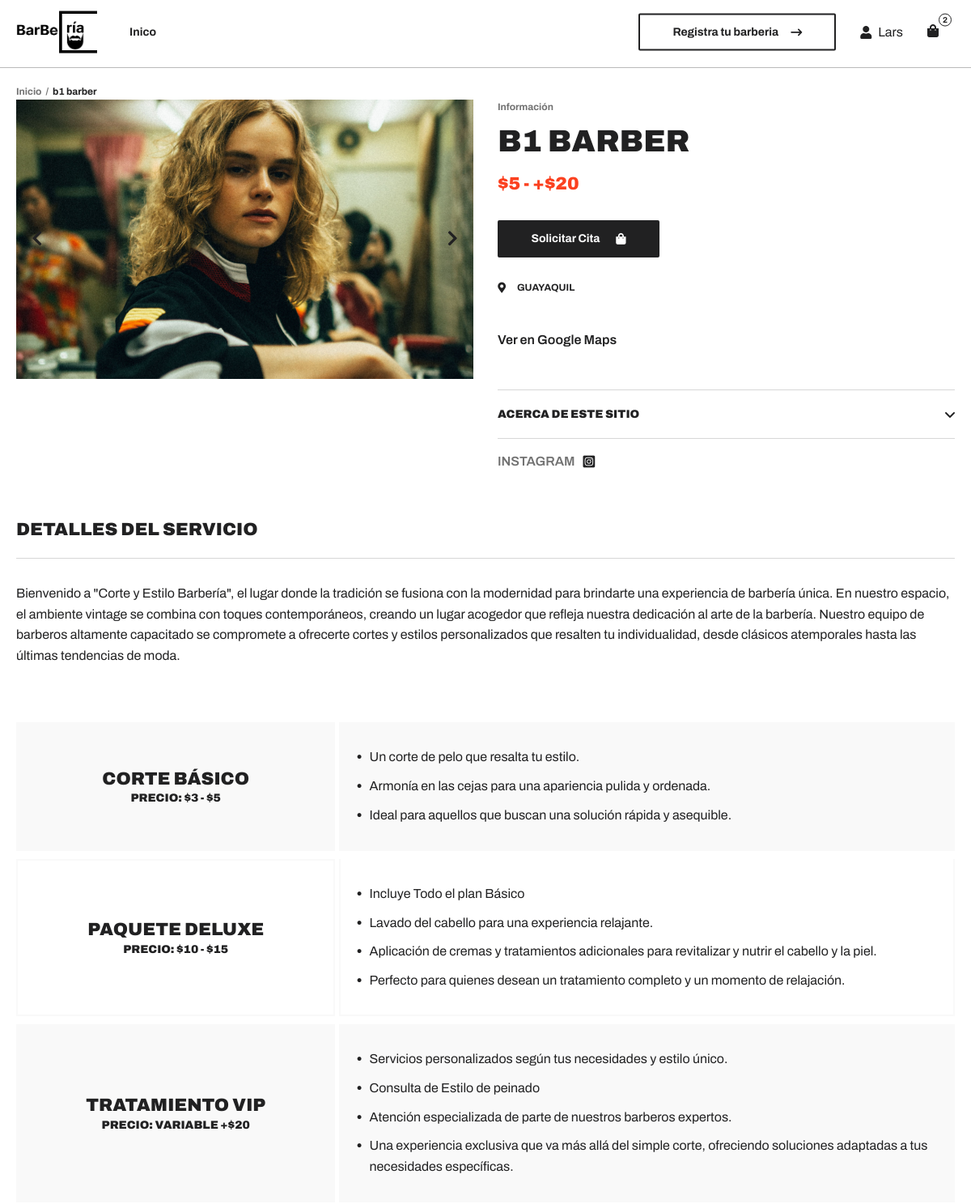
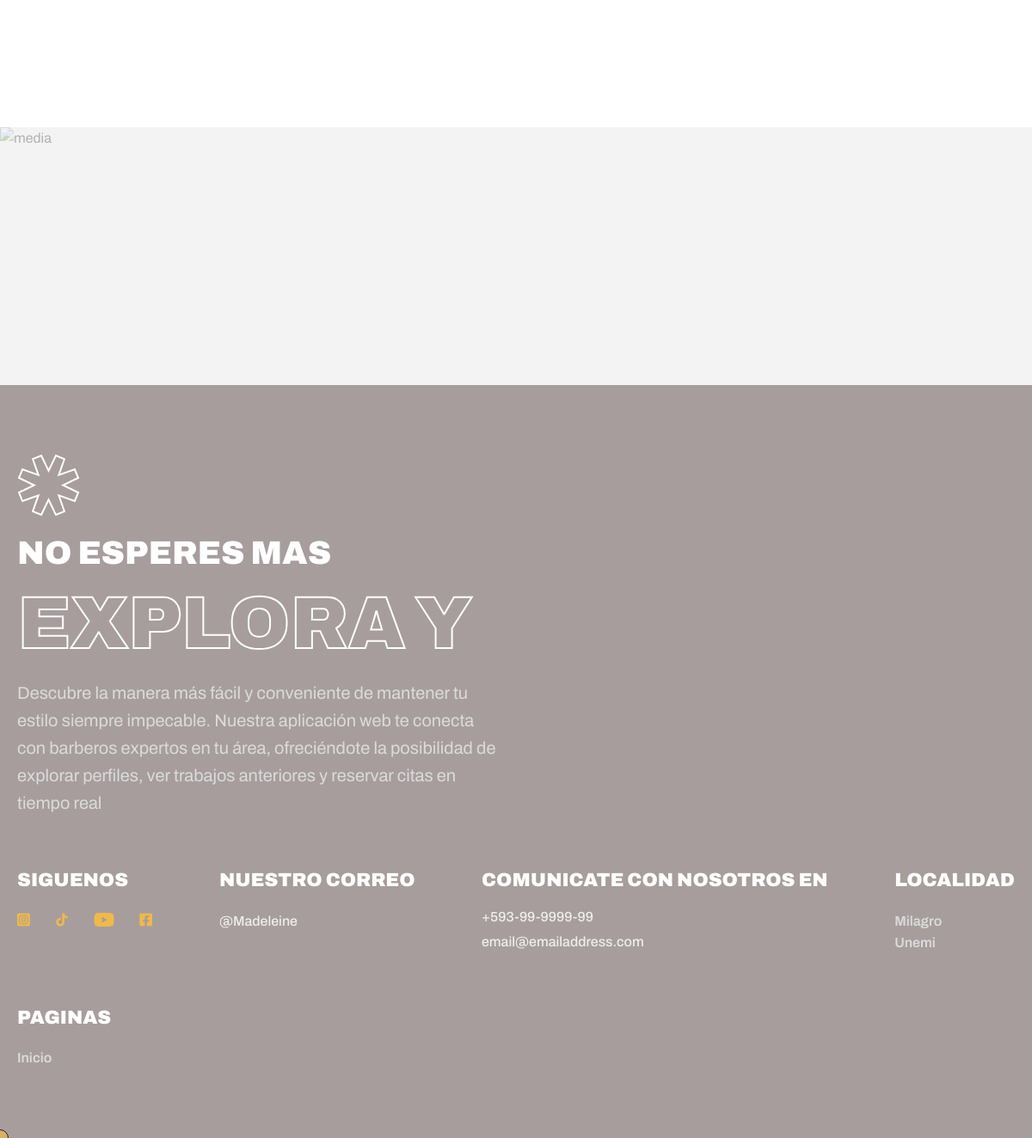
/perfil-barberia/17/ (signed in), run on the app's committed database (2 pictures, top to bottom).
### agendabarberia/models.py (models this page shows, shortened)
class Barberia(models.Model):
    imagen = models.ImageField(upload_to='barberia_images/')  # Guarda las imágenes en la carpeta 'barberia_images/'
    titulo = models.CharField(max_length=100)
    maps = models.CharField(max_length=100, default='https://maps.app.goo.gl/4Z6tBPcvjYrki5nK8')
    insta = models.CharField(max_length=100, default='https://www.instagram.com/')
    descripcion = models.TextField()
    ubicacion = models.CharField(max_length=200, choices=ciudad, default='*')
    numero_contacto = models.CharField(max_length=15)
    usuario = models.ForeignKey(User, on_delete=models.CASCADE, default=1)

### agendabarberia/views.py (the view)
# urls.py: path('perfil-barberia/<int:barberia_id>/', perfil_barberia, name='perfil-barberia'),
@login_required
def perfil_barberia(request, barberia_id):
    barberia = get_object_or_404(Barberia, pk=barberia_id)
    user = request.user
    citas = Cita.objects.filter(usuario=user)
    notificaciones_citas = citas.count()
    return render(request, 'perfil-barberia.html', {'barberia': barberia, 'notificaciones': notificaciones_citas})

### agendabarberia/templates/perfil-barberia.html (shortened to what this page needs)
{% load static %}
<!DOCTYPE html>
<html lang="en">
    <head>
        <link rel="stylesheet preload" as="style" href="{% static "css/preload.min.css" %}" />
        <link rel="stylesheet preload" as="style" href="{% static "css/icomoon.css" %}" />
        <link rel="stylesheet preload" as="style" href="{% static "css/libs.min.css" %}" />
        <link rel="stylesheet" href="{% static "css/product3.min.css" %}" />
    </head>
    <body>
        {% include 'components/navbar.html' %}
        <ul class="breadcrumbs">
            <li>
                <a class="link" href="{% url "barberias" %}">Inicio</a>
            </li>
            <li>
                <span>{{barberia.titulo}}</span>
            </li>
        </ul>
        <main class="item">
            <div class="container">
                <div class="item_wrapper">
                    <div class="media">
                        <div class="media_slider media_slider--single">
                            <div class="swiper-wrapper">
                                <div class="swiper-slide">
                                    <picture>
                                        <source
                                            data-srcset="{{barberia.imagen.url}}"
                                            srcset="{{barberia.imagen.url}}"
                                            type="image/webp"
                                        />
                                        <img
                                            class="lazy"
                                            data-src="{{barberia.imagen.url}}"
                                            src="{{barberia.imagen.url}}"
                                            alt="{{barberia.titulo}}"
                                        />
                                    </picture>
                                </div>
                            </div>
                            <div class="media_slider-nav d-flex justify-content-between align-items-center">
                                <a class="link swiper-button-prev" href="#"><i class="icon-angle-left"></i></a>
                                <a class="link swiper-button-next" href="#"><i class="icon-angle-right"></i></a>
                            </div>
                        </div>
                    </div>
                    <div class="main sticky-parent">
                        <div class="main_content" data-sticky="true">
                            <div class="main_content-about">
                                <span class="label">Información</span>
                                <h2 class="title">{{barberia.titulo}}</h2>
                                <div class="price h4 d-flex">
                                    <span class="price_item price_item--new">$5 - +$20</span>
                                </div>
                                <div class="wrapper d-flex">
                                    <a class="btn btn--black btn--shop " href="{% url "solicitar-cita" barberia.id %}"> {% comment %} addToCart es la clase {% endcomment %}
                                        <span class="text">Solicitar Cita</span>
                                        <i class="icon icon-bag"></i>
                                    </a>
                                </div>
                                <div class="options d-flex">
                                    <a class="options_item" href="#"> <i class="icon icon-location"></i>{{barberia.ubicacion}}</a>
                                </div>
                                <a class="link link--underline" href="{{barberia.maps}}">Ver en Google Maps</a>
                            </div>
                            <div class="main_content-accordion">
                                <div class="wrapper accordion" id="aboutAccordion">
                                    <div class="accordion-item">
                                        <h6 class="accordion-header" id="shipping">
                                            <button
                                                class="accordion-button h6"
                                                type="button"
                                                data-bs-toggle="collapse"
                                                data-bs-target="#shippingContent"
                                                aria-expanded="false"
                                                aria-controls="shippingContent"
                                            >
                                                <span>Acerca de este Sitio</span> <i class="icon-angle-down icon"></i>
                                            </button>
                                        </h6>
                                    </div>
                                </div>
                            </div>
                            <div class="main_content-share d-flex">
                                <span class="title">Instagram</span>
                                <ul class="socials">
                                    <li>
                                        <a href="{{barberia.insta}}" target="_blank" rel="noopener noreferrer">
                                            <i class="icon-instagram"></i>
                                        </a>
                                    </li>
                                </ul>
                            </div>
                        </div>
                    </div>
                    {% include "components/detalle-cortes.html" %}
                </div>
            </div>
            <aside>
                <section class="suggested section gradient">
                    <div class="suggested_bg">
                        <picture>
                            <source data-srcset="img/gradients/10.webp" srcset="img/gradients/10.webp" type="image/webp" />
                            <img class="lazy" data-src="img/gradients/10.png" src="img/gradients/10.png" alt="media" />
                        </picture>
                    </div>
                </section>
            </aside>
        </main>
        {% include "components/footer.html" %}
    </body>
</html>

### agendabarberia/templates/components/navbar.html (shortened to what this page needs)
{% load static %}
    <header class="header" data-page="shop" data-page-parent="shop">
        <div class="container d-flex">
            <a class="header_logo logo" href="index.html">
            <img style='width: 100px;'src="{% static "img/barberia-logo.png" %}" alt="">
            </a>
            <nav class="header_nav text--medium text--md collapse" id="headerMenu">
                <ul class="header_nav-list">
                    <li class="header_nav-list_item dropdown">
                        <a
                            class="nav-link nav-item dropdown-toggle"
                            href="{% url "barberias" %}"
                        >
                            <span class="nav-item_text"> Inico </span>
                        </a>
                    </li>
                </ul>
            </nav>
            <div class="header_user">
                <a class="header_user-btn btn btn--outline" href="{% url "registrar-barberia" %}">Registra tu barberia <i class="icon icon-arrow-right"></i> </a>
                <a style='display:flex; justify-content:center; align-items:center;' class="header_user-account" href="#">
                    <i style='' class="icon-user"></i>
                    <p style='margin-left: 8px;'>{{ user | title }}</p>
                </a>
                <a class="header_user-cart addToCart" href="{% url "reservas" %}">
                    <i class="icon-bag"></i>
                    <span class="header_user-cart_qty">{{notificaciones}}</span>
                </a>
            </div>
        </div>
    </header>

### agendabarberia/templates/components/detalle-cortes.html (shortened to what this page needs)
<div class="details">
    <div class="details_general">
        <h4 class="details_general-title">Detalles del Servicio</h4>
        <div class="details_general-content">
            <div class="wrapper d-flex flex-column">
                <div class="description">
                    <p>{{barberia.descripcion}}</p>
                </div>
            </div>
        </div>
    </div>
    <div class="details_info d-flex flex-column">
        <div class="details_info-item">
            <div class="details_info-item_header">
                <h4 class="title">Corte Básico</h4>
                <h6>Precio: $3 - $5</h6>
            </div>
            <div class="details_info-item_content">
                <ul class="list list--details d-flex flex-column">
                    <li class="list-item">
                        <i class="icon icon-circle"></i>
                        <p class="text">Un corte de pelo que resalta tu estilo.</p>
                    </li>
                    <li class="list-item">
                        <i class="icon icon-circle"></i>
                        <p class="text">
                            Armonía en las cejas para una apariencia pulida y ordenada.
                        </p>
                    </li>
                    <li class="list-item">
                        <i class="icon icon-circle"></i>
                        <p class="text">Ideal para aquellos que buscan una solución rápida y asequible.</p>
                    </li>
                </ul>
            </div>
        </div>
        <div class="details_info-item">
            <div class="details_info-item_header">
                <h4 class="title">Paquete Deluxe</h4>
                <h6>Precio: $10 - $15</h6>
            </div>
            <div class="details_info-item_content">
                <ul class="list list--details d-flex flex-column">
                    <li class="list-item">
                        <i class="icon icon-circle"></i>
                        <p class="text">Incluye Todo el plan Básico</p>
                    </li>
                    <li class="list-item">
                        <i class="icon icon-circle"></i>
                        <p class="text">
                            Lavado del cabello para una experiencia relajante.
                        </p>
                    </li>
                    <li class="list-item">
                        <i class="icon icon-circle"></i>
                        <p class="text">Aplicación de cremas y tratamientos adicionales para revitalizar y nutrir el cabello y la piel.</p>
                    </li>
                    <li class="list-item">
                        <i class="icon icon-circle"></i>
                        <p class="text">Perfecto para quienes desean un tratamiento completo y un momento de relajación.</p>
                    </li>
                </ul>
            </div>
        </div>
        <div class="details_info-item">
            <div class="details_info-item_header">
                <h4 class="title">Tratamiento VIP</h4>
                <h6>Precio: Variable +$20</h6>
            </div>
            <div class="details_info-item_content">
                <ul class="list list--details d-flex flex-column">
                    <li class="list-item">
                        <i class="icon icon-circle"></i>
                        <p class="text">Servicios personalizados según tus necesidades y estilo único.</p>
                    </li>
                    <li class="list-item">
                        <i class="icon icon-circle"></i>
                        <p class="text">
                            Consulta de Estilo de peinado
                        </p>
                    </li>
                    <li class="list-item">
                        <i class="icon icon-circle"></i>
                        <p class="text">Atención especializada de parte de nuestros barberos expertos.</p>
                    </li>
                    <li class="list-item">
                        <i class="icon icon-circle"></i>
                        <p class="text">Una experiencia exclusiva que va más allá del simple corte, ofreciendo soluciones adaptadas a tus necesidades específicas.</p>
                    </li>
                </ul>
            </div>
        </div>
    </div>
</div>

### data on the page
Barberia: titulo "b1 barber", imagen (picture), titulo "B1 BARBER", ubicacion "GUAYAQUIL", descripcion "Bienvenido a \"Corte y Estilo Barbería\", el lugar donde la tradición se fusiona con la modernidad para brindarte una experiencia de barbería única. En nuestro espacio, el ambiente vintage se combina con toques contemporáneos, creando un lugar acogedor que refleja nuestra dedicación al arte de la barbería. Nuestro equipo de barberos altamente capacitado se compromete a ofrecerte cortes y estilos personalizados que resalten tu individualidad, desde clásicos atemporales hasta las últimas tendencias de moda."

### other printed values
{{ user | title }} "Lars"
{{ notificaciones }} "2"
